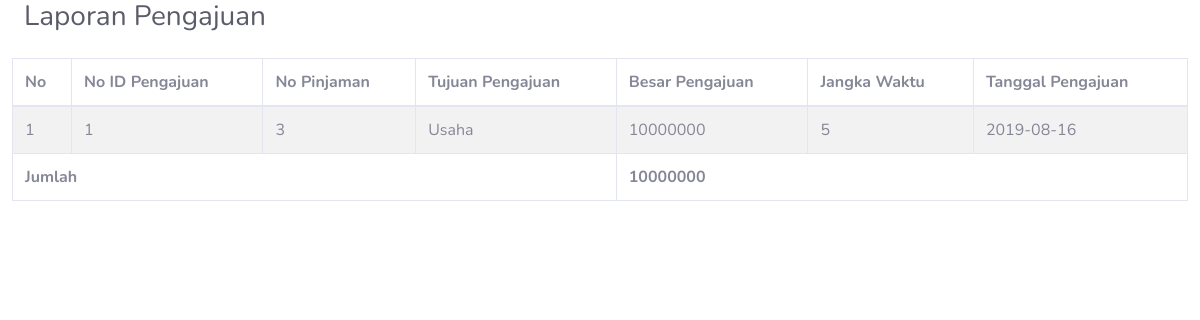
Before: /admin/laporan_pengajuan_pinjaman.php with the older database file.
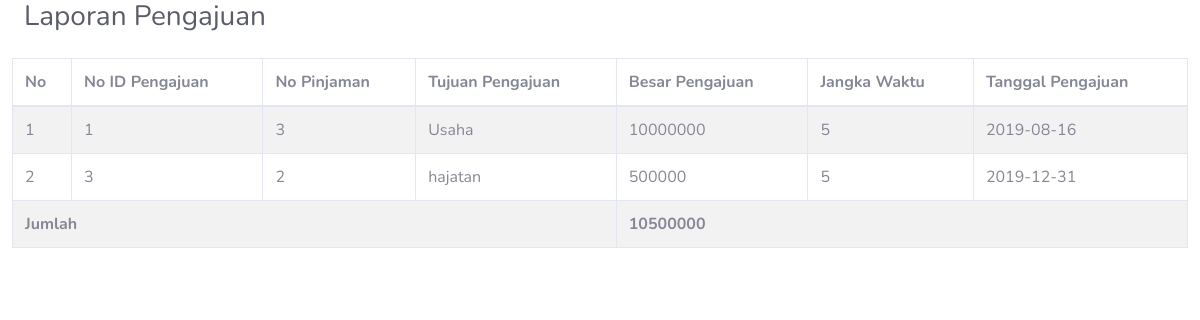
After: the same page with the newer database file.
### tables this page shows
CREATE TABLE `pengajuan_pinjaman` (
  `idpengajuan` int(11) NOT NULL,
  `nopinjaman` varchar(16) NOT NULL,
  `tujuanpengajuan` varchar(11) NOT NULL,
  `besarpengajuan` int(11) NOT NULL,
  `jangkawaktupengajuan` int(11) NOT NULL,
  `tanggalpengajuan` date NOT NULL
);

### function.php (called while the page is built, shortened)
<?php
function tampilData($tabel, $key = null){
    if (!$key == null) {
        $query = "SELECT *, sum($key) as total FROM $tabel";
        $mysqli = Database::getInstance()->getConnection();
        $result = $mysqli->query($query);
        while($d=mysqli_fetch_array($result)){
            $data[] =$d;
        }
    }else{
        $query = "SELECT * FROM $tabel";
        $mysqli = Database::getInstance()->getConnection();
        $result = $mysqli->query($query);
        while($d=mysqli_fetch_array($result)){
            $data[] =$d;
        }
    }
    return $data ?? '';
}
function total($tabel,$key){
    $query = "SELECT sum($key) FROM $tabel";
    $mysqli = Database::getInstance()->getConnection();
    $result = $mysqli->query($query);
    while($d=mysqli_fetch_array($result)){
        $data[] =$d;
    }
    return $data ?? '';
}
function cekData($tabel){
    $query = "SELECT * FROM $tabel";
    $mysqli = Database::getInstance()->getConnection();
    $result = $mysqli->query($query);
    if ($result->num_rows == 0) {
        return true;
    }else {
        return false;
    }
}
?>

### admin/laporan_pengajuan_pinjaman.php (the view, shortened to what this page needs)
<?php
include '../function.php';
?>
<head>
<link href="../assets/css/all.min.css" rel="stylesheet" type="text/css">
<link href="../assets/css/sb-admin-2.min.css" rel="stylesheet">
</head>
        <div class="container-fluid">
          <div class="d-sm-flex align-items-center justify-content-between mb-4">
            <h1 class="h3 mb-0 text-gray-800">Laporan Pengajuan</h1>
          </div>
          <div class="row">
            <table id="pengajuan" class="table table-striped table-bordered" style="width:100%">
              <thead>
                  <tr>
                      <th>No</th>
                      <th>No ID Pengajuan</th>
                      <th>No Pinjaman</th>
                      <th>Tujuan Pengajuan</th>
                      <th>Besar Pengajuan</th>
                      <th>Jangka Waktu</th>
                      <th>Tanggal Pengajuan</th>
                  </tr>
              </thead>
              <tbody>
              <?php
              if (cekData("pengajuan_pinjaman") == true) {
              }else {
                $no = 1;
                foreach (tampilData("pengajuan_pinjaman") as $d) {
                  ?>
                    <tr>
                        <td><?= $no++ ?></td>
                        <td><?= $d['idpengajuan']; ?></td>
                        <td><?= $d['nopinjaman']; ?></td>
                        <td><?= $d['tujuanpengajuan']; ?></td>
                        <td><?= $d['besarpengajuan']; ?></td>
                        <td><?= $d['jangkawaktupengajuan']; ?></td>
                        <td><?= $d['tanggalpengajuan']; ?></td>
                    </tr>
                <?php
                  }
                ?>
                <tr>
                  <td colspan="4"><strong>Jumlah</strong></td>
                  <?php
                  foreach (total("pengajuan_pinjaman","besarpengajuan") as $data) {
                  ?>
                  <td colspan="3"><strong><?= $data[0]; ?></strong></td>
                </tr>
                <?php
                }
                ?>
              <?php
              }
              ?>
              </tbody>
            </table>
          </div>
        </div>

Changed rows visible on the page:
added pengajuan_pinjaman: idpengajuan "3", nopinjaman "2", tujuanpengajuan "hajatan", besarpengajuan "500000", jangkawaktupengajuan "5", tanggalpengajuan "2019-12-31"
Other visible differences:
new list line: "10500000"
list line gone: "10000000"
